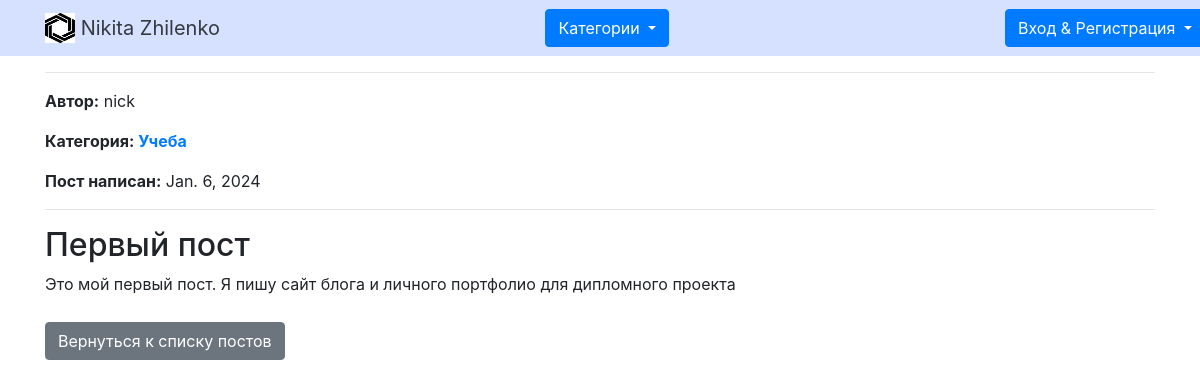
Before: /blog/article/1 with the older database file.
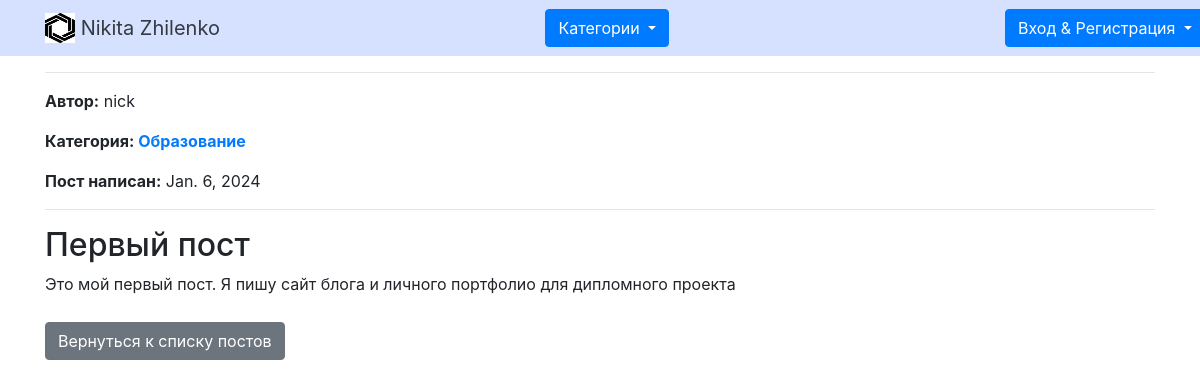
After: the same page with the newer database file.
### blog/models.py (models this page shows, shortened)
class Post(models.Model):
    title = models.CharField(max_length=255)
    author = models.ForeignKey(User, on_delete=models.CASCADE)
    body = models.TextField()
    date = models.DateField(auto_now_add=True)
    category = models.ForeignKey(Category, on_delete=models.SET_NULL, null=True)

class Category(models.Model):
    name = models.CharField(max_length=255)
    def __str__(self):
        return self.name

### blog/views.py (the view)
# urls.py: path('blog/article/<int:pk>', ArticleDetailView.as_view(), name='detailed_article'),
class ArticleDetailView(DetailView):
    model = Post
    template_name = 'blog/detailed_article.html'
    ordering = '-date'
    def get_context_data(self, *args, **kwargs):
        categories_menu = Category.objects.all()
        context = super(ArticleDetailView, self).get_context_data(*args, **kwargs)
        context['categories_menu'] = categories_menu
        return context

### blog/templatetags/blog_tags.py (called while the page is built)
@register.filter
def translate_category(category):
    return CATEGORY_TRANSLATIONS.get(str(category), str(category))

### blog/templates/blog/detailed_article.html (shortened to what this page needs)
{% extends 'blog/base.html' %}
{% load blog_tags %}
{% block content %}
<div class="post-details">
  <div class="post-info">
    <hr>
    <p><strong>Автор:</strong> {{ post.author }}</p>
    <p><strong>Категория: <a href="{% url 'blog:category' post.category %}">{{ post.category|translate_category }}</a></strong></p>
    <p><strong>Пост написан:</strong> {{ post.date }}</p>
    <hr>
  </div>
  <div class="post-content">
    <h2>{{ post.title }}</h2>
    <p>{{ post.body|safe }}</p>
  </div>
</div>
<div class="back-link">
  <a class="btn btn-secondary" href="{% url 'blog:all_blogs' %}" style="margin-top: 10px;">Вернуться к списку постов</a>
</div>
{% endblock %}

Changed rows visible on the page:
changed through a linked row, Post "Первый пост": category|translate_category "Учеба" → "Образование"
